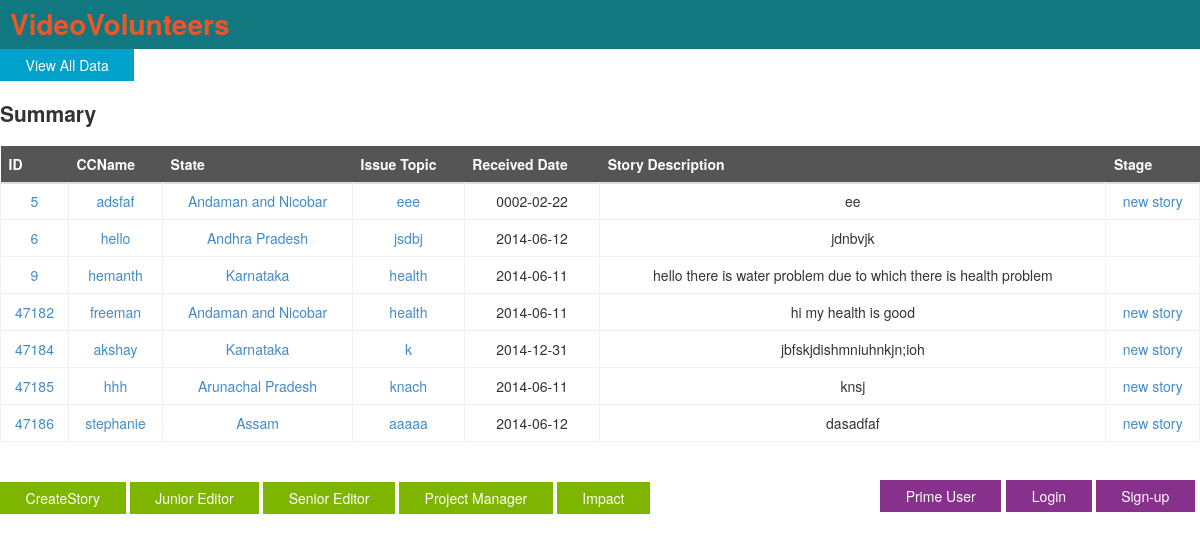
/summary.php, run on an earlier commit of the app's database.
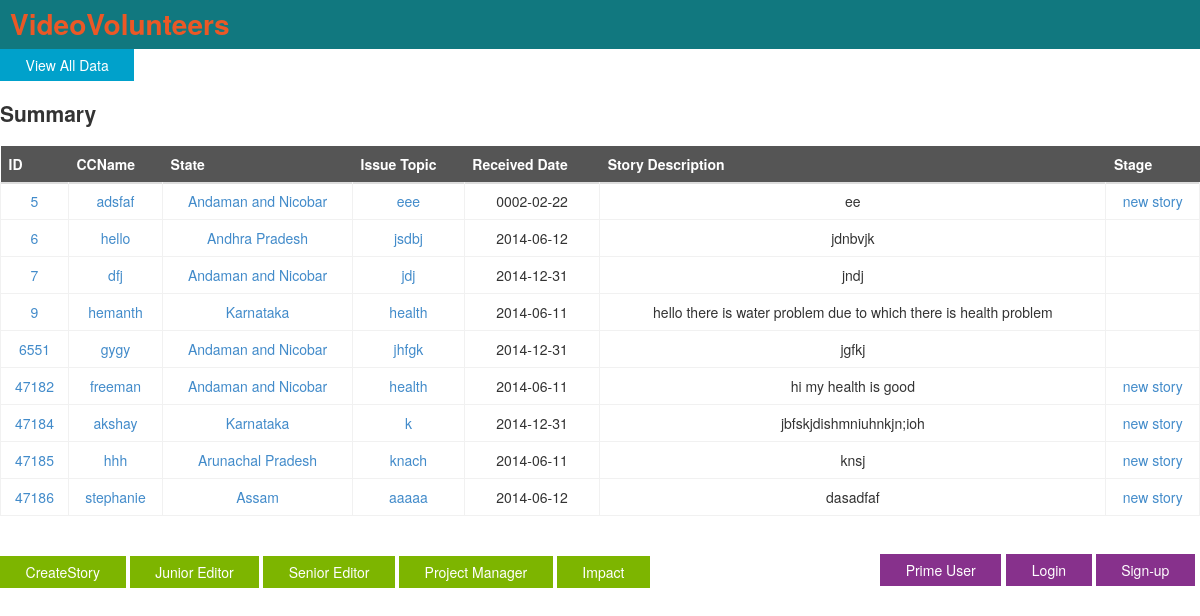
And on a later commit of the database.
### tables this page shows
CREATE TABLE `storytrack` (
  `fid` int(10) NOT NULL AUTO_INCREMENT,
  `seq` varchar(10) DEFAULT NULL,
  `broll` varchar(10) DEFAULT NULL,
  `fint` varchar(10) DEFAULT NULL,
  `vo` varchar(10) DEFAULT NULL,
  `ptc` varchar(10) DEFAULT NULL,
  `cta` varchar(10) DEFAULT NULL,
  `vd` varchar(10) DEFAULT NULL,
  `translation` varchar(10) DEFAULT NULL,
  `ccname` varchar(30) DEFAULT NULL,
  `state` varchar(20) DEFAULT NULL,
  `receiveddate` date DEFAULT NULL,
  `issuetopic` varchar(50) DEFAULT NULL,
  `storydescription` varchar(300) DEFAULT NULL,
  `paymentstatus` varchar(10) DEFAULT NULL,
  `editstatus` varchar(10) DEFAULT NULL,
  `editedmonth` date DEFAULT NULL,
  `notes` varchar(100) DEFAULT NULL,
  `publishplatform` varchar(10) DEFAULT NULL,
  `editor` varchar(30) DEFAULT NULL,
  `editorpayment` varchar(10) DEFAULT NULL,
  `uploaddate` date DEFAULT NULL,
  `publishdate` date DEFAULT NULL,
  `receivedRO` varchar(10) DEFAULT NULL,
  `receivedHQ` varchar(10) DEFAULT NULL,
  `uniquenumber` varchar(30) DEFAULT NULL,
  `dateofstory` date DEFAULT NULL,
  `ccpair` varchar(30) DEFAULT NULL,
  `program` varchar(30) DEFAULT NULL,
  `mentor` varchar(30) DEFAULT NULL,
  `iutopic` varchar(30) DEFAULT NULL,
  `videotreatment` varchar(30) DEFAULT NULL,
  `shootplan` varchar(30) DEFAULT NULL,
  `stage` varchar(30) DEFAULT NULL,
  `impactpossible` varchar(20) DEFAULT NULL,
  PRIMARY KEY (`fid`),
  UNIQUE KEY `uniquenumber` (`uniquenumber`)
);

### model/StoryDB.php (called while the page is built, shortened)
<?php include '../model/dbcon.php';
function getAllBasicData() {
	$sql = "select uniquenumber, ccname, state, receiveddate, issuetopic, storydescription, fid, stage from storytrack";
	return getBasicData($sql);
}
function getBasicData($query) {
	$db=dbopen();
	$result = mysqli_query($db, $query);
	$rows = array();
	while($row = mysqli_fetch_array($result)) {
    	$rows[] = $row;
	}
	return $rows;
}
?>

### public/summary.php (the view)
<?php
include("header.php");
include("../model/StoryDB.php");
?>
<a href="table_bootstrap.php" class="button button-rounded button-flat-primary">View All Data</a>
<h2>Summary</h2>
<table class="table table-hover"><thead><tr><th>ID</th><th>CCName</th><th>State</th><th>Issue Topic</th><th>Received Date</th><th>Story Description</th><th>Stage</th><tr>
								</thead>
<?php
if ($_GET['issue']) {
	echo "<h1>Issue: " . $_GET['issue'] . "</h1>";
	$resultArray = getBasicDataByIssue($_GET['issue']);
} else if ($_GET['ccname']) {
	echo "<h1>CCNAME: " . $_GET['ccname'] . "</h1>";
	$resultArray = getBasicDataByCCName($_GET['ccname']);
} else if ($_GET['stage']) {
	echo "<h1>STAGE: " . $_GET['stage'] . "</h1>";
	$resultArray = getBasicDataByStage($_GET['stage']);
} else if ($_GET['state']) {
	echo "<h1>STATE: " . $_GET['state'] . "</h1>";
	$resultArray = getBasicDataByState($_GET['state']);
} else if ($_GET['fid']) {
	echo "<h1>ID: " . $_GET['fid'] . "</h1>";
	$resultArray = getBasicDataById($_GET['fid']);
}
  else {
    $resultArray = getAllBasicData();
}
foreach ($resultArray as $row) {
		echo "<tr><td><a href=index.php?fid=" . urlencode($row['fid']) . ">" .
			 $row['fid'] . "</a></td>" .
			 "<td><a href=index.php?ccname=" . urlencode($row['ccname']) . ">" .
			 $row['ccname'] . "</a></td>" .
			 "<td><a href=index.php?state=" . urlencode($row['state']) . ">" .
			 $row['state'] . "</a></td>" .
			 "<td><a href=index.php?issue=" . urlencode($row['issuetopic']) . ">" .
		     $row['issuetopic'] . "</a></td> <td>" .
		     $row['receiveddate'] . "</td> <td>" .
		     $row['storydescription'] . "</td>" .
		     " <td><a href=index.php?stage=" . urlencode($row['stage']) . ">" .
		     $row['stage'] . "</a></td></tr>";
}
?>
</table>
	<div class="login">
	<a href="login.php" class="button button->rounded button-flat-royal">Login</a>
	<a href="signupnewuser.php" class="button button-rounded button-flat-royal">Sign-up</a>
	</div>
	<div class="user">
	<a href="primeuser.php" class="button button-rounded button-flat-royal">Prime User</a>
	</div>
	<div class="stages">
	<br>
	<a href="createstory1.php" class="button button-rounded button-flat-action">CreateStory</a>
	<a href="login.php" class="button button-rounded button-flat-action">Junior Editor</a>
	<a href="login.php" class="button button-rounded button-flat-action">Senior Editor</a>
	<a href="login.php" class="button button-rounded button-flat-action">Project Manager</a>
	<a href="../public/preproduction/impactview.php" class="button button-rounded button-flat-action">Impact</a>
	</div>
</body>
</html>

What changed in the data, as far as the page shows it:
added storytrack: fid "7", ccname "dfj", state "Andaman and Nicobar", issuetopic "jdj", receiveddate "2014-12-31", storydescription "jndj"
added storytrack: fid "6551", ccname "gygy", state "Andaman and Nicobar", issuetopic "jhfgk", receiveddate "2014-12-31", storydescription "jgfkj"
